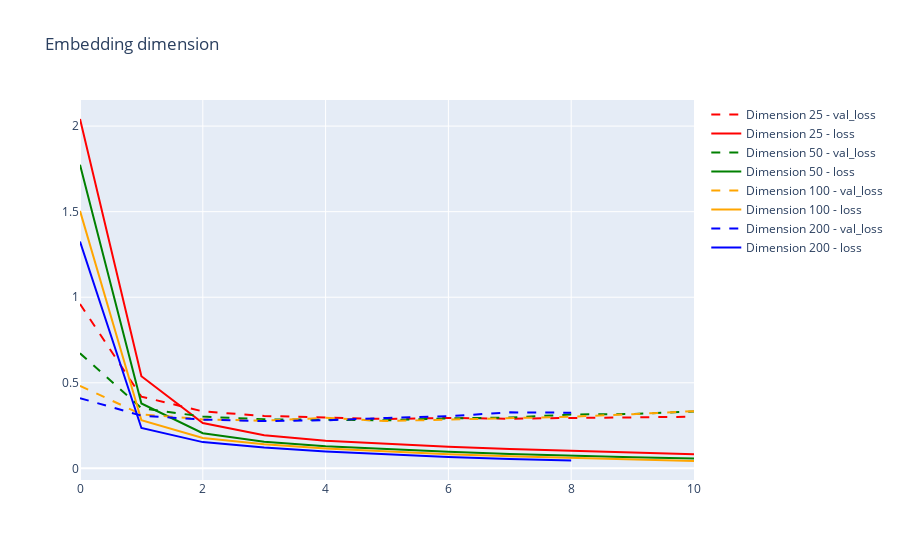

The code cell stored with this chart in its notebook:
### Markdown cell above
When increasing the embedding size, we get a similar behavior to the one observed when increasing the number of units. As we increase the embedding size, the model starts to overfit, thanks to the complexity of the model. When reducing the embedding size, the model complexity is not enough to learn the patterns in the data, so the model performance is worse. As a consequence of this, we will choose the model with an embedding size of 50.

### Code cell
fig = add_curve(json_file = "models/embed25_training_history.json", name = "Dimension 25", color = "red", title = "Embedding dimension")
fig = add_curve(json_file = "models/bidirectional_model_training_history.json", name = "Dimension 50", color = "green", fig = fig)
fig = add_curve(json_file = "models/embed100_training_history.json", name = "Dimension 100", color = "orange", fig = fig)
fig = add_curve(json_file = "models/embed200_training_history.json", name = "Dimension 200", color = "blue", fig = fig)
fig.show()

### Figure 1 — Plotly figure (JSON) as saved in the notebook; plotly's stock layout.template omitted (floating-point values rounded to 4 significant figures)
{"data": [{"line": {"color": "red", "dash": "dash"}, "mode": "lines", "name": "Dimension 25 - val_loss", "type": "scatter", "y": [0.9601, 0.4189, 0.333, 0.3062, 0.2973, 0.288, 0.2949, 0.2895, 0.2945, 0.2961, 0.3015]}, {"line": {"color": "red", "dash": "solid"}, "mode": "lines", "name": "Dimension 25 - loss", "type": "scatter", "y": [2.042, 0.538, 0.2651, 0.194, 0.1609, 0.1413, 0.1256, 0.1127, 0.1019, 0.09179, 0.08177]}, {"line": {"color": "green", "dash": "dash"}, "mode": "lines", "name": "Dimension 50 - val_loss", "type": "scatter", "y": [0.6722, 0.3512, 0.3024, 0.2866, 0.284, 0.281, 0.2918, 0.2968, 0.3149, 0.3176, 0.3323]}, {"line": {"color": "green", "dash": "solid"}, "mode": "lines", "name": "Dimension 50 - loss", "type": "scatter", "y": [1.774, 0.379, 0.2055, 0.1561, 0.1297, 0.1115, 0.0971, 0.08435, 0.07387, 0.06494, 0.05733]}, {"line": {"color": "orange", "dash": "dash"}, "mode": "lines", "name": "Dimension 100 - val_loss", "type": "scatter", "y": [0.4821, 0.3161, 0.2862, 0.2785, 0.2954, 0.2765, 0.2849, 0.2913, 0.3017, 0.3166, 0.3343]}, {"line": {"color": "orange", "dash": "solid"}, "mode": "lines", "name": "Dimension 100 - loss", "type": "scatter", "y": [1.505, 0.2815, 0.177, 0.1405, 0.1166, 0.09875, 0.08283, 0.07037, 0.06007, 0.05092, 0.043]}, {"line": {"color": "blue", "dash": "dash"}, "mode": "lines", "name": "Dimension 200 - val_loss", "type": "scatter", "y": [0.4101, 0.3082, 0.2847, 0.2761, 0.2809, 0.2949, 0.3043, 0.3272, 0.3251]}, {"line": {"color": "blue", "dash": "solid"}, "mode": "lines", "name": "Dimension 200 - loss", "type": "scatter", "y": [1.325, 0.2362, 0.1534, 0.1212, 0.09847, 0.08138, 0.06703, 0.05541, 0.04591]}], "layout": {"title": {"text": "Embedding dimension"}}}
